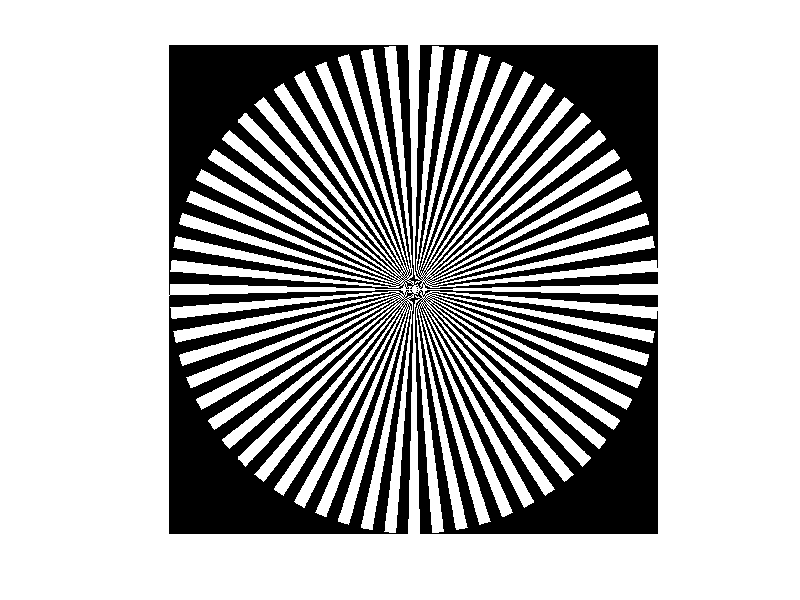

Write MATLAB code to recreate this figure.
r = 1024;                                    %px, radius of star
cycles = 64;                               %number of spokes (triangles)
a = 2*pi/cycles/2;                          %angle subtended by 1 spoke
[x,y] = pol2cart(-a/2:a:2*pi-a,r);          %coordinates of outer corners
x = [ x(1:2:end); x(2:2:end); zeros(1,length(x)/2) ] + r+1;  %(x1;x2;x0)
y = [ y(1:2:end); y(2:2:end); zeros(1,length(y)/2) ] + r+1;  %(y1;y2;y0)
star = poly2mask(x(:),y(:),2*r+1,2*r+1);    %fills triangles (5x5 subsampling)
figure,imshow(star,[]);
filename=['spoke_target' num2str(cycles) '.jpg'];
saveas(gcf,filename);